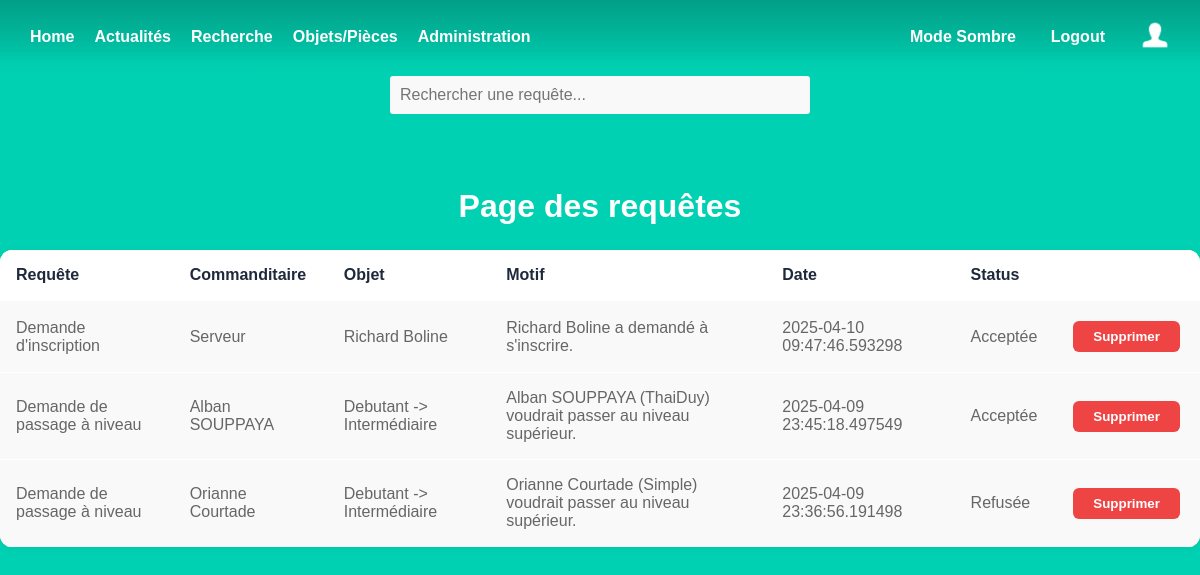
The app's page /request_admin (signed in), older data.
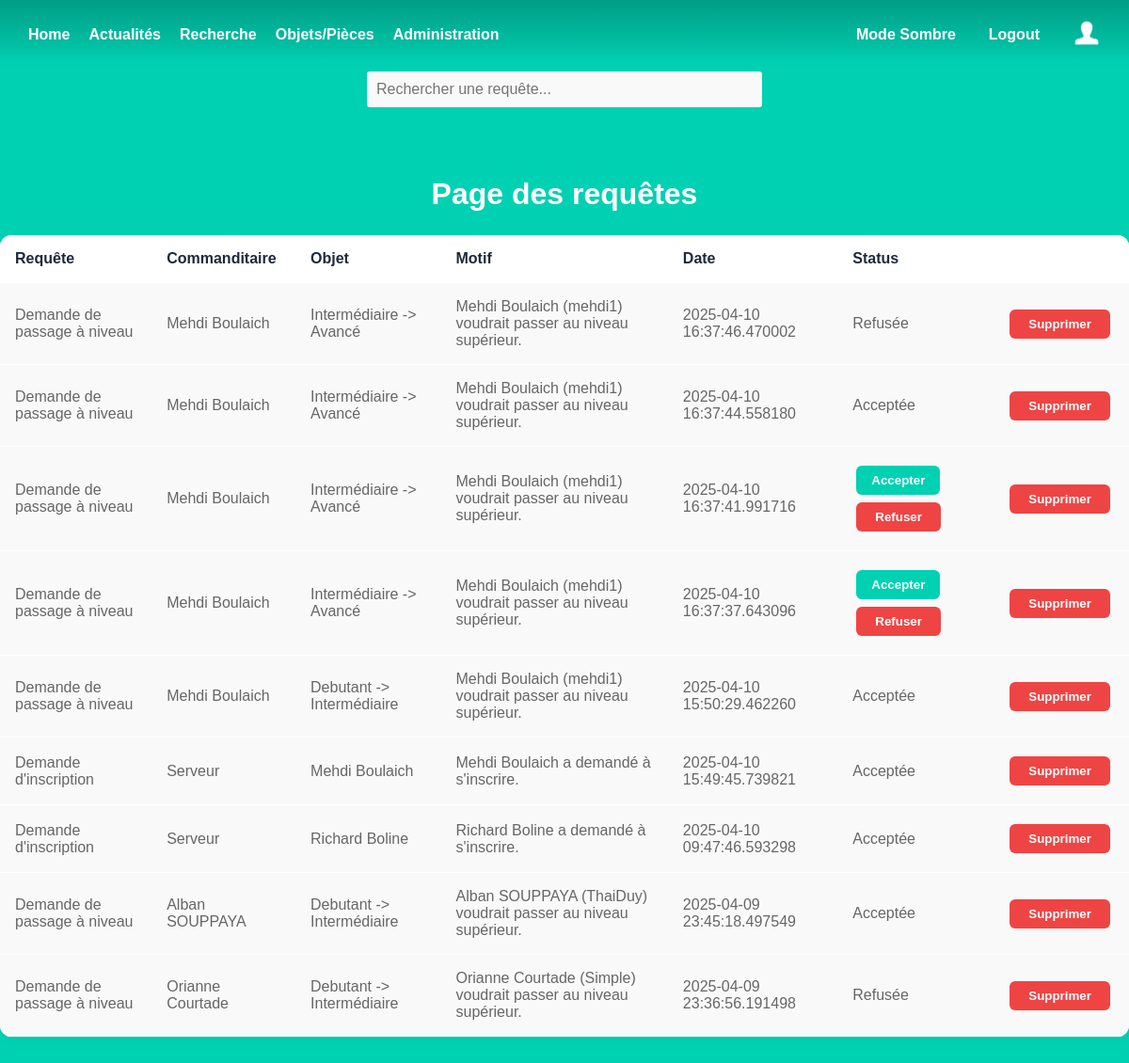
The same page, newer data.
### models.py (models this page shows)
class Request(db.Model):
    id = db.Column(db.Integer, primary_key=True)
    title = db.Column(db.String)
    description = db.Column(db.Text)
    status = db.Column(db.String)
    date = db.Column(db.DateTime)
    object_name = db.Column(db.String)
    object_type = db.Column(db.String)
    user_lastname = db.Column(db.String)
    user_firstname = db.Column(db.String)

### admin.py (the view)
@admin.route('/request_admin')
def request_admin_list():
    q = request.args.get('q', '')
    requests = Request.query.filter(
        or_(
            Request.title.ilike(f'%{q}%'),
            Request.object_name.ilike(f'%{q}%'),
            Request.description.ilike(f'%{q}%'),
            cast(Request.date, String).ilike(f'%{q}%')
        )
    ).order_by(desc(Request.date)).all()
    return render_template('admin_request.html', requests=requests)

### templates/admin_request.html (shortened to what this page needs)
{% extends 'base.html' %}
{% block content %}
<div class="search-container">
    <input type="text" id="searchInput2" class="search-input search-obj" placeholder="Rechercher une requête...">
</div>
<h1 class="title">
    Page  des requêtes
</h1>
<div class="resquest-container">
        <table>
            <tr>
                <th>Requête</th>
                <th>Commanditaire</th>
                <th>Objet</th>
                <th>Motif</th>
                <th>Date</th>
                <th>Status</th>
                <th></th>
            </tr>
        <tbody id="results2">
        {% for rqs in requests %}
        {% if rqs.title == "Demande de suppression d'objet" %}
            <tr>
                <td>{{rqs.title}}</td>
                <td>{{rqs.user_firstname}} {{rqs.user_lastname}}</td>
                <td>{{rqs.object_name}} ({{rqs.object_type}})</td>
                <td>{{rqs.description}}</td>
                <td>{{rqs.date}}</td>
                {% if rqs.status == "En attente" %}
                <td>
                    <form action="{{ url_for('admin.request_accept', request_id=rqs.id) }}" method="post">
                        <button type="submit" class="accept-btn">Accepter</button>
                    </form>
                    <form action="{{ url_for('admin.request_refuse', request_id=rqs.id) }}" method="post">
                        <button type="submit" class="refuse-btn">Refuser</button>
                    </form>
                </td>
                {% else %}
                    <td>{{rqs.status}}</td>
                {% endif %}
                <td>
                    <form action="{{ url_for('admin.delete_request', request_id=rqs.id) }}" method="post">
                        <button type="submit" class="refuse-btn">Supprimer</button>
                    </form>
                </td>
            </tr>
        {% elif rqs.title == "Demande d'inscription" %}
            <tr>
                <td>{{rqs.title}}</td>
                <td>Serveur</td>
                <td>{{rqs.user_firstname}} {{rqs.user_lastname}}</td>
                <td>{{rqs.description}}</td>
                <td>{{rqs.date}}</td>
                {% if rqs.status == "En attente" %}
                <td>
                    <form>
                        <button type="button" onclick="openRequestMotif('role')" class="accept-btn">Accepter</button>
                    </form>
                    <form action="{{ url_for('admin.request_refuse', request_id=rqs.id) }}" method="post">
                        <button type="submit" class="refuse-btn">Refuser</button>
                    </form>
                </td>
                {% else %}
                    <td>{{rqs.status}}</td>
                {% endif %}
                <td>
                    <form action="{{ url_for('admin.delete_request', request_id=rqs.id) }}" method="post">
                        <button type="submit" class="refuse-btn">Supprimer</button>
                    </form>
                </td>
            </tr>
        {% elif rqs.title == "Demande de passage à niveau" %}
            <tr>
                <td>{{rqs.title}}</td>
                <td>{{rqs.user_firstname}} {{rqs.user_lastname}}</td>
                <td>{{rqs.object_name}}</td>
                <td>{{rqs.description}}</td>
                <td>{{rqs.date}}</td>
                {% if rqs.status == "En attente" %}
                <td>
                    <form action="{{ url_for('admin.request_accept', request_id=rqs.id) }}" method="post">
                        <button type="submit" class="accept-btn">Accepter</button>
                    </form>
                    <form action="{{ url_for('admin.request_refuse', request_id=rqs.id) }}" method="post">
                        <button type="submit" class="refuse-btn">Refuser</button>
                    </form>
                </td>
                {% else %}
                    <td>{{rqs.status}}</td>
                {% endif %}
                <td>
                    <form action="{{ url_for('admin.delete_request', request_id=rqs.id) }}" method="post">
                        <button type="submit" class="refuse-btn">Supprimer</button>
                    </form>
                </td>
            </tr>
        {% endif %}
        {% endfor %}
        </tbody>
        </table>
</div>
{% endblock %}

### templates/base.html (shortened to what this page needs)
<!DOCTYPE html>
<html lang="fr">
<head>
    <link rel="stylesheet" href="{{ url_for('static', filename='styles/base2.css') }}" />
</head>
<body>
    <section class="hero is-primary is-fullheight">
        <div class="hero-head">
            <nav class="navbar">
                <div class="container">
                    <div class="navbar-start">
                        <a href="{{ url_for('main.index') }}" class="navbar-item">Home</a>
                        <a href="{{ url_for('main.actualite') }}" class="navbar-item">Actualités</a>
                        {% if current_user.is_authenticated %}
                            <a href="{{ url_for('main.search') }}" class="navbar-item">Recherche</a>
                            <a href="{{ url_for('manage_object.list_objects') }}" class="navbar-item">Objets/Pièces</a>
                            {% if current_user.level == "Expert" %}
                                <a href="{{ url_for('main.admin') }}" class="navbar-item">Administration</a>
                            {%endif%}
                        {% endif %}
                    </div>
                    <div class="navbar-end">
                        <a id="toggle-dark-mode" class="themeToggle navbar-item" onclick="toggleColorMode()" >Mode Sombre</a>
                        {% if current_user.is_authenticated %}
                        <a href="{{ url_for('auth.logout') }}" class="navbar-item">Logout</a>
                            <a href="{{ url_for('main.profile') }}" class="navbar-item">
                                {% if current_user.image %}
                                    <img class="pp" width="30" height="30">
                                {% else %}
                                    <img src="{{ url_for('static', filename='profile-icon-white-6-1.png') }}" alt="Profil"  width="30" height="30">
                                {% endif %}
                            </a>
                        {% else %}
                            <a href="{{ url_for('auth.login') }}" class="navbar-item">Login</a>
                            <a href="{{ url_for('auth.signup') }}" class="navbar-item">Sign Up</a>
                        {% endif %}
                    </div>
                </div>
            </nav>
        </div>
        <div class="hero-body">
                {% block content %}
                {% endblock %}
        </div>
    </section>
</body>
</html>

### static/styles/base2.css (style rules this page uses)
html, body { height: 100%; margin: 0; padding: 0; font-family: 'Arial', sans-serif; background-color: var(--clair); color: rgb(0, 0, 0); text-align: center; }
:root { --clair: #00d1b2; --moyen: #14c2a8; --fonce: #019e86; --tresfonce: #00a88b; --ecriture: white; --box: white; --titrebox: black; --border: #ddd; --writeinput: #aaa; --itembox: #f9f9f9; --titreitem: #333; --pitem: #666; --ecritureform: black; --titrerequete: #1e293b; --progress : #0fd812; }
.navbar { display: flex; justify-content: space-between; align-items: center; background: linear-gradient(to bottom, var(--fonce), var(--clair)); padding: 10px 20px; color: var(--ecriture); -webkit-mask-image: linear-gradient(to bottom, rgba(0, 0, 0, 1) 70%, rgba(0, 0, 0, 0)); mask-image: linear-gradient(to bottom, rgba(0, 0, 0, 1) 70%, rgba(0, 0, 0, 0)); height: 10%; }
.navbar .container { display: flex; width: 100%; justify-content: space-between; align-items: center; margin-top: 0px; }
.navbar-start { display: flex; align-items: center; }
.navbar-end { display: flex; align-items: center; gap: 15px; }
.navbar-item { color: var(--ecriture) !important; font-weight: bold; text-decoration: none; padding: 10px; }
.hero-body { display: flex; flex-direction: column; justify-content: center; align-items: center; height: calc(100vh - 56px); width: 100%; box-sizing: border-box; height: 90%; }
.title { color: var(--ecriture); padding-top: 25px; font-size: 2rem; font-weight: 600; line-height: 1.125 }
.search-container { display: flex; justify-content: center; margin-bottom: 20px; }
.search-input { width: 400px; max-width: 100%; padding: 10px; border: 2px solid var(--clair); border-radius: 5px; font-size: 16px; background-color: var(--itembox); }
.resquest-container table { table-layout: auto; width: 100%; border-collapse: collapse; margin: 0 auto; max-width: 1250px; background-color: var(--box); border-radius: 12px; overflow: hidden; box-shadow: 0 2px 8px rgba(0, 0, 0, 0.05); margin-bottom: 30px; }
.resquest-container th, td { text-align: left; padding: 1rem; border-bottom: 1px solid var(--box); }
.resquest-container th { background-color: var(--box); color: var(--titrerequete); font-weight: 600; }
.resquest-container td { background-color: var(--itembox); color: var(--pitem); }
.resquest-container form { display: inline-block; margin: 0.25rem; }
.resquest-container form button { padding: 0.5rem 1rem; border: none; border-radius: 6px; font-weight: 600; cursor: pointer; transition: all 0.2s ease-in-out; }
.resquest-container .accept-btn:first-child { background-color: var(--clair); color: var(--ecriture); }
.resquest-container .refuse-btn[type="submit"]:last-child { background-color: #ef4444; color: var(--ecriture); padding-left: 20px; padding-right: 20px; }

Row changes from the older to the newer data that the page shows:
added Request: title "Demande de passage à niveau", user_firstname "Mehdi", user_lastname "Boulaich", object_name "Intermédiaire -> Avancé", description "Mehdi Boulaich (mehdi1) voudrait passer au niveau supérieur.", date "2025-04-10 16:37:46.470002", status "Refusée"
added Request: title "Demande de passage à niveau", user_firstname "Mehdi", user_lastname "Boulaich", object_name "Intermédiaire -> Avancé", description "Mehdi Boulaich (mehdi1) voudrait passer au niveau supérieur.", date "2025-04-10 16:37:44.558180", status "Acceptée"
added Request: title "Demande de passage à niveau", user_firstname "Mehdi", user_lastname "Boulaich", object_name "Intermédiaire -> Avancé", description "Mehdi Boulaich (mehdi1) voudrait passer au niveau supérieur.", date "2025-04-10 16:37:41.991716"
added Request: title "Demande de passage à niveau", user_firstname "Mehdi", user_lastname "Boulaich", object_name "Intermédiaire -> Avancé", description "Mehdi Boulaich (mehdi1) voudrait passer au niveau supérieur.", date "2025-04-10 16:37:37.643096"
added Request: title "Demande de passage à niveau", user_firstname "Mehdi", user_lastname "Boulaich", object_name "Debutant -> Intermédiaire", description "Mehdi Boulaich (mehdi1) voudrait passer au niveau supérieur.", date "2025-04-10 15:50:29.462260", status "Acceptée"
added Request: title "Demande d'inscription", user_firstname "Mehdi", user_lastname "Boulaich", description "Mehdi Boulaich a demandé à s'inscrire.", date "2025-04-10 15:49:45.739821", status "Acceptée"
